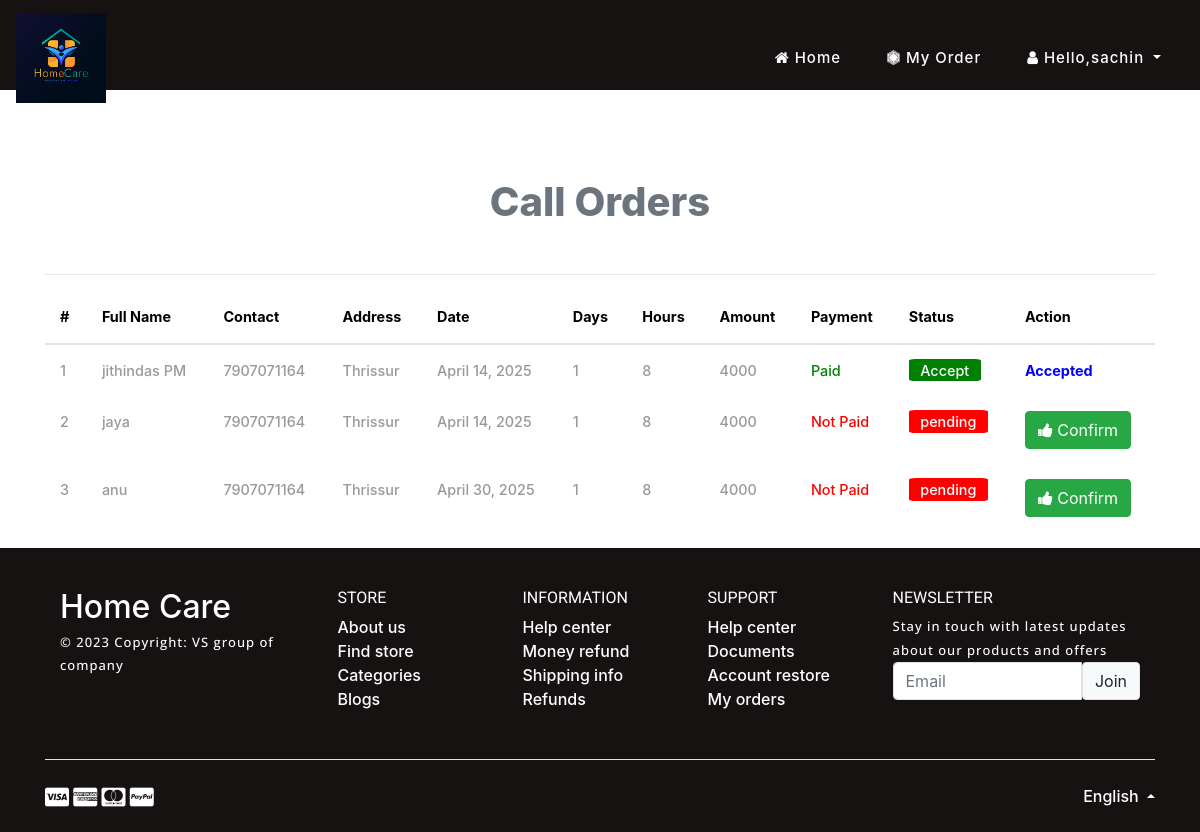
/service_order (signed in), run on an earlier commit of the app's database.
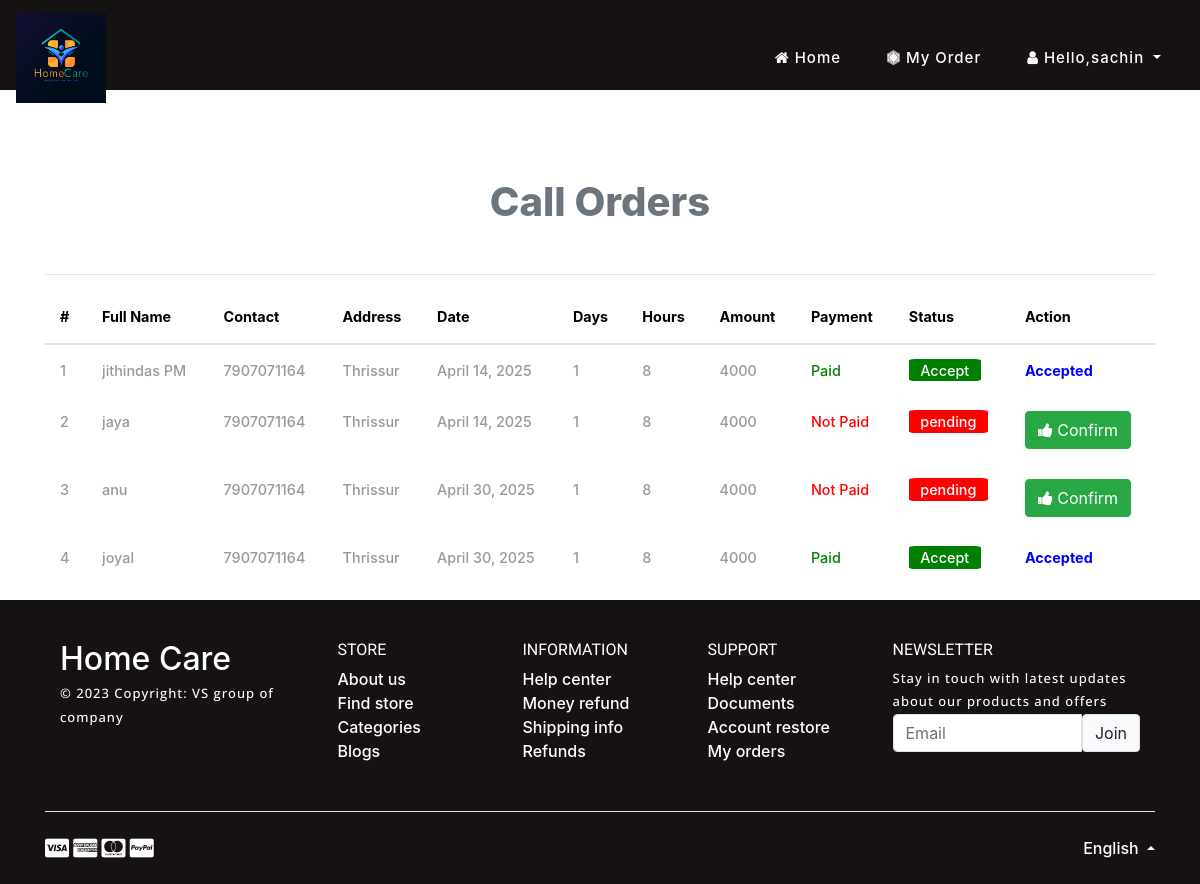
And on a later commit of the database.
### home_service/models.py (models this page shows, shortened)
class Order(models.Model):
    report_status = models.CharField(max_length=100, null=True)
    status = models.ForeignKey(Status,on_delete=models.CASCADE,null=True)
    service = models.ForeignKey(Service_Man, on_delete=models.CASCADE, null=True)
    customer = models.ForeignKey(Customer, on_delete=models.CASCADE, null=True)
    book_date = models.DateField(null=True)
    book_days = models.CharField(max_length=100, null=True)
    book_hours = models.CharField(max_length=100, null=True)
    price=models.IntegerField(null=True)
    razorpay_payment_id = models.CharField(max_length=100, null=True)
    razorpay_order_id = models.CharField(max_length=100, null=True)
    razorpay_signature = models.CharField(max_length=100, null=True)

class Customer(models.Model):
    user = models.ForeignKey(User, on_delete=models.CASCADE, null=True)
    contact = models.CharField(max_length=100, null=True)
    address = models.CharField(max_length=100, null=True)
    image = models.FileField(null=True,blank=True)

class Status(models.Model):
    status = models.CharField(max_length=30, null=True)

### home_service/views.py (the view)
# urls.py: path('service_order',Service_Order,name="service_order"),
def Service_Order(request):
    user= User.objects.get(id=request.user.id)
    error=""
    try:
        sign = Customer.objects.get(user=user)
        error = "pat"
    except:
        sign = Service_Man.objects.get(user=user)
        pass
    terro=""
    if None == sign.service_name:
        terro = "message"
    else:
        if sign.status.status == "pending":
            terro="message1"
    order = Order.objects.filter(service=sign)
    d = {'error':error,'terro':terro,'order':order}
    return render(request,'service_order.html',d)

### home_service/templates/service_order.html (shortened to what this page needs)
{% extends 'index.html' %}
{% load static %}
{% block body %}
	<div class="w3l_banner_info" style="height:10px">
		<div class="slider1">
			<div class="callbacks_container">
				<ul class="rslides" id="slider3">
					<li>
						<div class="slider1-img" style="height:90px">
							<div class="slider_banner_info">
							</div>
						</div>
					</li>
				</ul>
			</div>
		</div>
	</div>
</header>
<div class="container-fluid" style="margin-top:10%">
  <div class="container">
    <div class="text-center my-5">
      <span class="h1 text-secondary" style="font-weight: 800;">Call Orders</span>
    </div><hr>
    <table class="table table-hover">
      <thead>
        <tr>
          <th style="color:black">#</th>
          <th style="color:black">Full Name</th>
          <th style="color:black">Contact</th>
          <th style="color:black">Address</th>
          <th style="color:black">Date</th>
          <th style="color:black">Days</th>
          <th style="color:black">Hours</th>
          <th style="color:black">Amount</th>
          <th style="color:black">Payment</th>
          <th style="color:black">Status</th>
          <th style="color:black">Action</th>
        </tr>
      </thead>
      <tbody>
        {% for i in order %}
          <tr>
            <td>{{forloop.counter}}</td>
            <td>{{i.customer.user.username}} {{i.customer.user.last_name}}</td>
            <td>{{i.customer.contact}}</td>
            <td>{{i.customer.address}}</td>
            <td>{{i.book_date}}</td>
            <td>{{i.book_days}}</td>
            <td>{{i.book_hours}}</td>
            <td>{{i.price}}</td>
            {% if i.report_status == "Success" %}
               <td style="color:green;">Paid</td>
            {% else %}
               <td style="color:red;">Not Paid</td>
               {% endif %}
            {% if i.status.status == 'Accept' %}
              <td>
                <span style="color:white;background:green;padding:0.2em 0.8em 0.2em 0.8em;border-radius:8%">{{i.status.status}}</span>
              </td>
            {% else %}
              <td>
                <span style="color:white;background:red;padding:0.2em 0.8em 0.2em 0.8em;border-radius:8%">{{i.status.status}}</span>
              </td>
            {% endif %}
            {% if i.status.status == 'Accept' %}
              <td style="font-weight:bold;color:blue">Accepted</td>
            {% else %}
              <td>
                <a href="{% url 'accept_confirmation' i.id %}" >
                  <button class="btn btn-success"  onclick="return confirm('Are You Confirm for Accept Order?')"><i class="fa fa-thumbs-up"></i> Confirm</button>
                </a>
              </td>
            {% endif %}
          </tr>
        {% endfor %}
      </tbody>
    </table>
  </div>
</div>
{% endblock %}

What changed in the data, as far as the page shows it:
added Order: customer.user.username "joyal", customer.contact "7907071164", customer.address "Thrissur", book_date "April 30, 2025", book_days "1", book_hours "8", price "4000", report_status "Paid", status.status "Accept", shows "Accepted"
